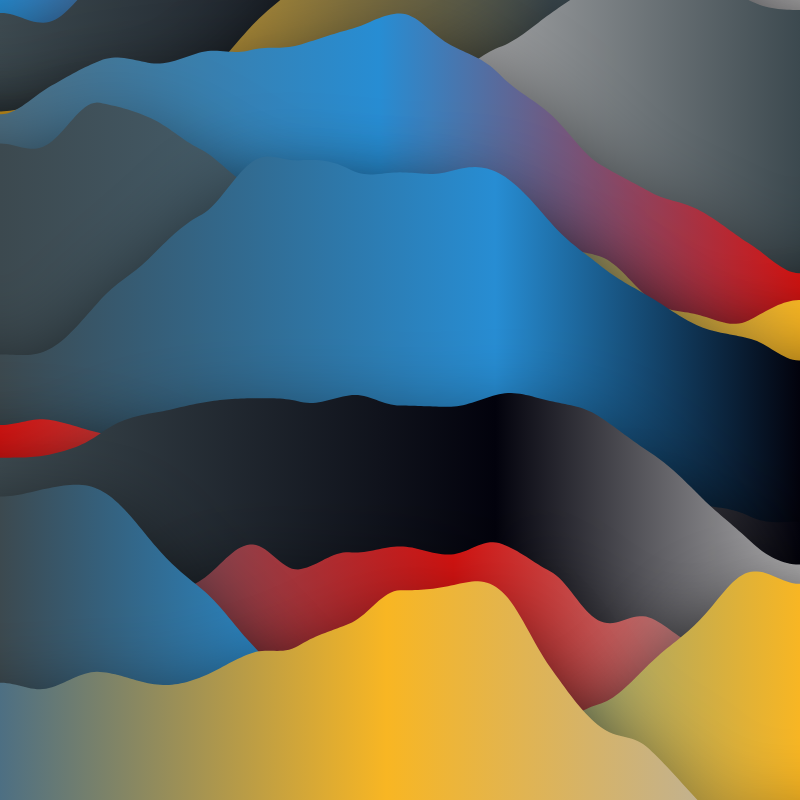
Frame 1 (no input)
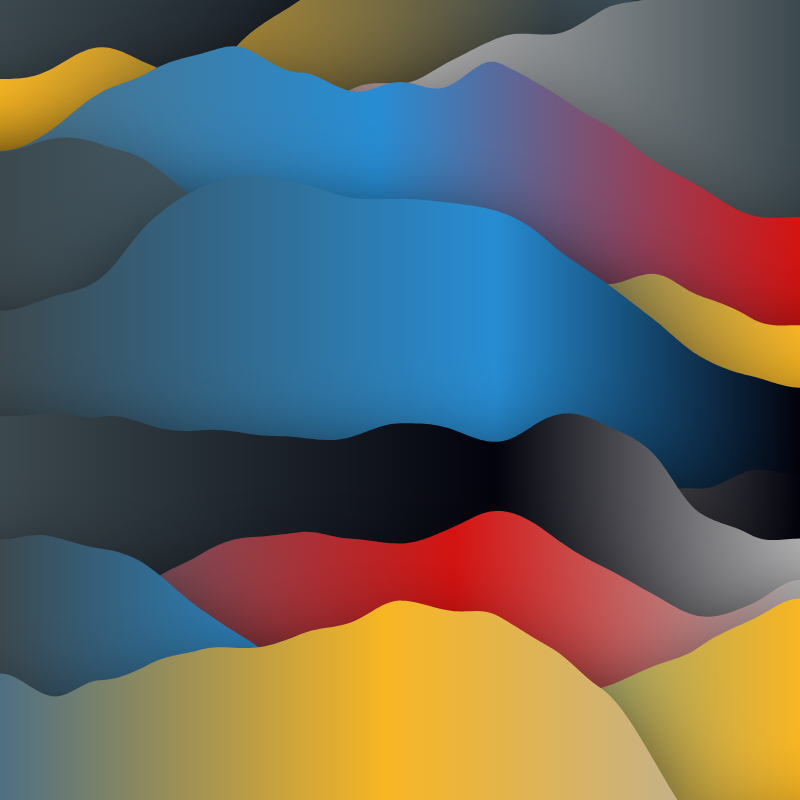
Frame 60 (no input)
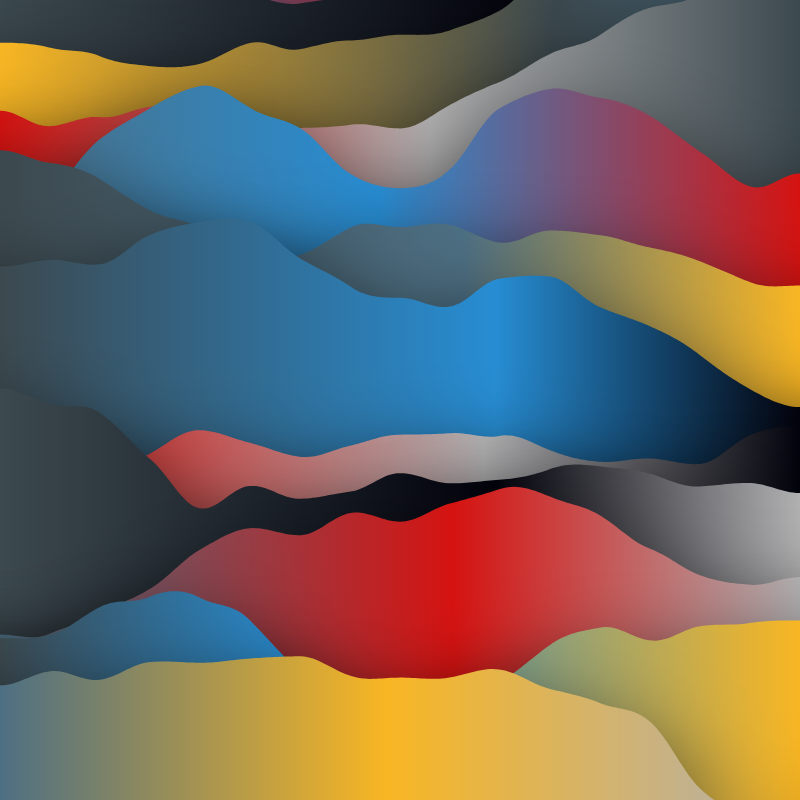
Frame 120 (the mouse pressed at the canvas centre since frame 60)

The p5.js sketch that drew these frames (run headless with seeded random() and noise() and a simulated clock; from frame 60 on, the mouse is pressed at the canvas centre):

// p5.js sketch
// ── sketch.js
let pallete = ["#4D6F83", "#B1B0B1", "#278DD3", "#F8B623", "#3C494F", "#D51311", "#02020C"];
let sep = 3;
let rs;

function setup() {
  createCanvas(800, 800);
  colorMode(HSB, 360, 100, 100, 100);
	rs = random(10000);
}

function draw() {
  background(200);
  randomSeed(rs);
  
  drawingContext.shadowColor = color(0, 0, 0);
  drawingContext.shadowBlur = 100;
  drawingContext.shadowOffsetY = 50;
  drawingContext.shadowOffsetX = 0;
  
  for (let y = -height/2; y < height; y += height / 10) {
    let c1 = random(pallete);
    let c2 = random(pallete);
    let c3 = random(pallete);
    while (c1 == c2 || c2 == c3 || c3 == c1) {
      c1 = random(pallete);
      c2 = random(pallete);
      c3 = random(pallete);
    }
    let gradient = drawingContext.createLinearGradient(0, 0, width, 0);

    gradient.addColorStop(0.0, c1);
    gradient.addColorStop(random(0.3,0.7), c2);
    gradient.addColorStop(1.0, c3);
    //上で指定したグラデーション内容を塗りつぶしスタイルに代入する
    drawingContext.fillStyle = gradient;
    noStroke();
    beginShape();
    for (let x = -200; x <= width+200; x+=3) {
      let yy = y + map(noise(rs+y, x / 400, frameCount / 300), 0, 1, -height / sep, height / sep);
      vertex(x, yy);
    }
    vertex(width+200, height);
    vertex(0-200, height);
    endShape();
  }
  // noLoop();
}
